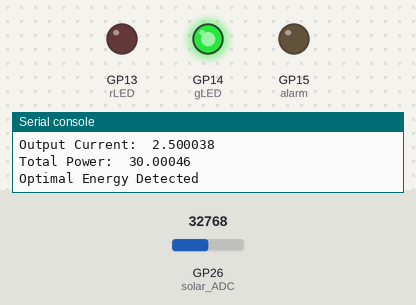
Bench run of a program on a simulated Raspberry Pi Pico running MicroPython. Shown: output pins drawn as LEDs (lit = HIGH), the last lines printed to the serial console. The inputs (shaded band) are chosen by the test bench; at power-on: GP26 (solar_ADC) = 32768 (analog values on the 0–65535 scale).

Above: at 1.2 s.
1.3 s: GP26 (solar_ADC) set to 17248
7.3 s: GP26 (solar_ADC) set to 15360
At 11.2 s:
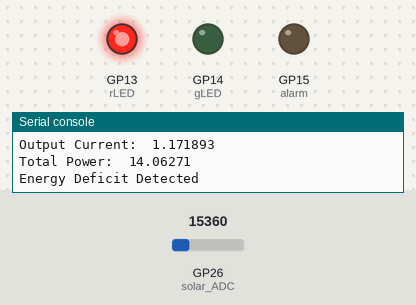
13.3 s: GP26 (solar_ADC) set to 65535
At 16.3 s:
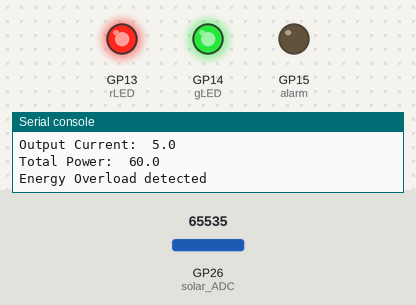
19.3 s: GP26 (solar_ADC) set to 60544
25.3 s: GP26 (solar_ADC) set to 59008
At 31.2 s:
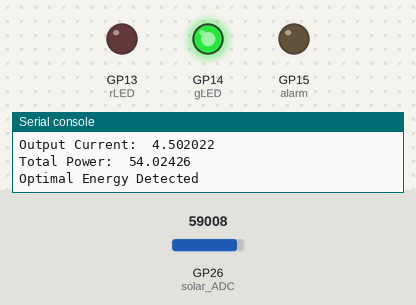
31.5 s: GP26 (solar_ADC) set to 7864
At 35.3 s:
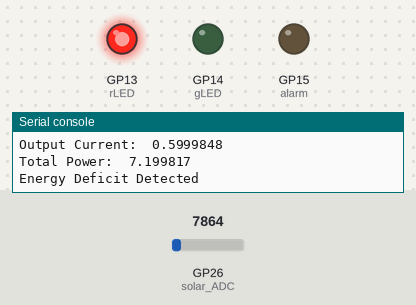
Timing chart, 0 to 36.8 s (numbered marks = the images above; inputs shaded):
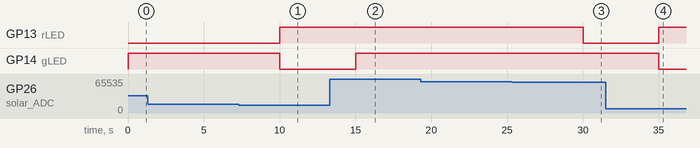

Measured:
- the behaviour switches between 16384 and 16368 on GP26 (solar_ADC) (found by bisection; images 0 and 1)
- the behaviour switches between 60080 and 60064 on GP26 (solar_ADC) (found by bisection; images 2 and 3)
- after the input at 7.3 s, GP13 (rLED): LOW → HIGH after 2.7 s; GP14 (gLED): HIGH → LOW after 2.7 s
- after the input at 13.3 s, GP14 (gLED): LOW → HIGH after 1.7 s
- after the input at 25.3 s, GP13 (rLED): HIGH → LOW after 4.7 s
- after the input at 31.5 s, GP13 (rLED): LOW → HIGH after 3.5 s; GP14 (gLED): HIGH → LOW after 3.5 s

The program:

Smart_Solar_Power_Grid_Controller.py
```python
# This project can be run on Wokwi, Link to project: https://wokwi.com/projects/468521085279259649
import time
import machine

# Setting up Inputs, Constants and Outputs
solar_ADC = machine.ADC(26) # Used to read solar intensity
gLED = machine.Pin(14, machine.Pin.OUT)
rLED = machine.Pin(13, machine.Pin.OUT)
alarm = machine.PWM(machine.Pin(15))
max_ADC = 65535
volts = 12.0 # Simulate 12 volts

def track_power(raw_sunlight):
    sunlight_efficiency = raw_sunlight / max_ADC
    current = sunlight_efficiency * 5.0 # Simulate max current as 5 A
    power = current * volts # Calculate power using P = VI
    return current, power

while True:
    raw_sunlight = solar_ADC.read_u16()
    current, power = track_power(raw_sunlight)
    sun_level_percent = (raw_sunlight/max_ADC)*100
    print("Sunlight Level %: ", str(sun_level_percent))
    print("Output Current: ", str(current))
    print("Total Power: ", str(power))

    if power < 15.0:
        # Not enough power, display warning
        gLED.value(0)
        rLED.value(1)
        alarm.freq(300)
        print("Energy Deficit Detected")

    elif power > 55.0:
        # Too much power, display warning
        gLED.value(1)
        rLED.value(1) # Making it orange/yellow
        alarm.freq(600)
        print("Energy Overload detected")

    else:
        # Power is optimal
        gLED.value(1)
        rLED.value(0)
        print("Optimal Energy Detected")

    time.sleep(5) # Waits 1 second before checking again
```
